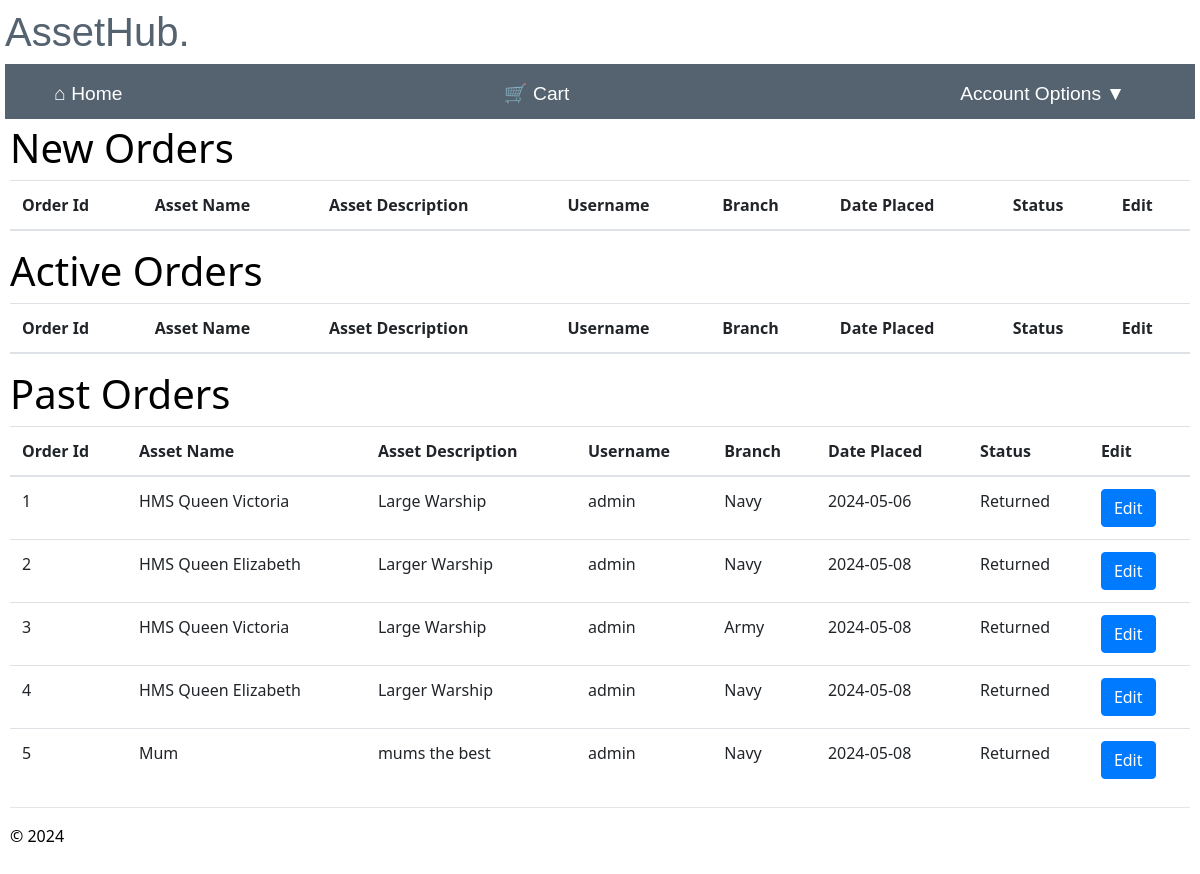
Before: /maintain_orders/ (signed in) with the older database file.
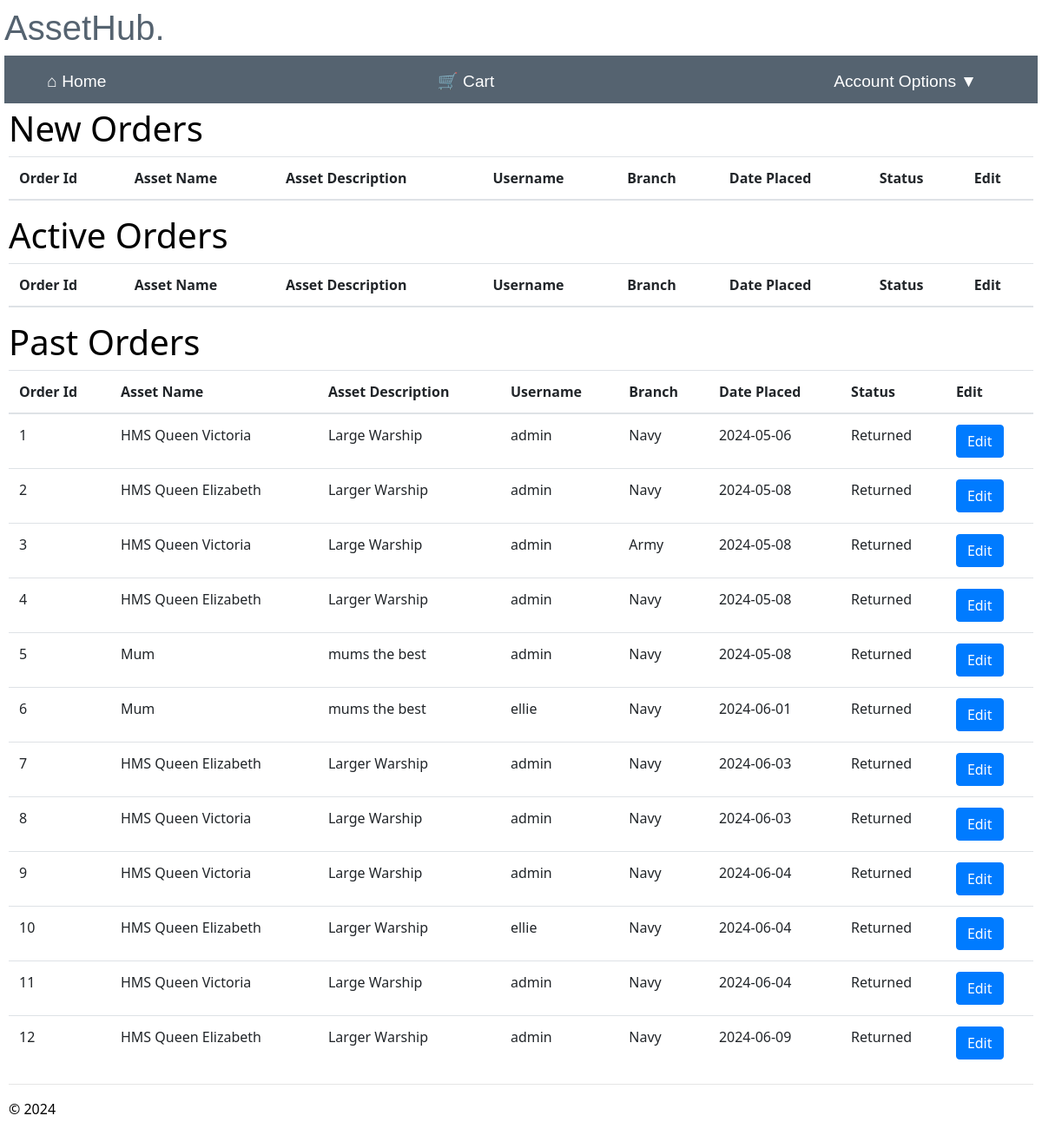
After: the same page with the newer database file.
### app/models/models.py (models this page shows)
class Order(db.Model):
    __tablename__ = 'order'
    order_id = db.Column(db.Integer, primary_key=True, nullable=False)
    username = db.Column(db.Integer, db.ForeignKey('user.username'), nullable=False)#needs to be string
    asset_id = db.Column(db.String(100), db.ForeignKey('assets.asset_id'), nullable=False)
    branch_id = db.Column(db.Integer, db.ForeignKey('branch.branch_id'), nullable=False)
    check_out_date = db.Column(db.Date,nullable=False)
    return_date = db.Column(db.Date,nullable=True)
    status = db.Column(db.String(20),nullable= False, default='New Order')
    user = relationship('User', backref='order')
    asset = relationship('Assets', backref='order')
    branch = relationship('Branch', backref='order')

class Assets(db.Model):
    __tablename__ = 'assets'
    asset_id = db.Column(db.Integer, primary_key=True, nullable=False)
    asset_name = db.Column(db.String(100), nullable=True)#change to not null
    asset_description = db.Column(db.String(225), nullable=True)
    keyword = db.Column(db.String(50), nullable=False)
    available = db.Column(db.String(50), nullable=False, default='Y')

class Branch(db.Model):
    __tablename__ = 'branch'
    branch_id = db.Column(db.Integer, primary_key=True, nullable=False)
    branch_name = db.Column(db.String(50), nullable=False)
    address_line1 = db.Column(db.String(225), nullable=False)
    address_line2 = db.Column(db.String(225), nullable=True)
    postcode = db.Column(db.String(8), nullable=False)

### app/manager/routes.py (the view)
@bp.route("/maintain_orders/", methods=['GET'])
@login_required
@check_is_manager
def maintain_orders():
    try:
        new_order = Order.query.filter(Order.status == 'Order Placed').all()
        active_order = Order.query.filter(Order.status.in_(['Order Shipped', 'Order Delivered'])).all()
        past_order = Order.query.filter(Order.status == 'Returned').all()
        current_app.logger.info('Username: %s accessed maintain orders', current_user.username)
        orders = new_order + active_order + past_order
        asset_names, asset_description, branch_names = get_asset_details(orders)
    except Exception as e:
        flash(f"An error occurred retrieving orders.")
        current_app.logger.warning('Username: %s had a problem accessing maintain orders', current_user.username)
        new_order = []
        active_order = []
        past_order = []
        asset_names = {}
        asset_description = {}
        branch_names = {}
        return redirect(url_for("main.home"))
    return render_template("maintain_orders.html", new_order=new_order, active_order=active_order,past_order=past_order,
                           asset_names=asset_names, asset_description=asset_description,branch_names=branch_names)

### app/manager/routes.py (called while the page is built)
def check_is_manager(func):
    @wraps(func)
    def decorated_function(*args, **kwargs):
        if current_user.role == 'admin'or current_user.role == 'manager':
            return func(*args, **kwargs)
        else:
            current_app.logger.critical('Username: %s accessed attempted to access %s', current_user.username,func.__name__)
            flash("You are not authorised to access this page")
            return redirect(url_for("main.home"))
    return decorated_function

def get_asset_details(item_deatils):
    asset_names = {}
    asset_description = {}
    branch_names = {}
    for item in item_deatils:
        asset = Assets.query.filter_by(asset_id=item.asset_id).first()
        branch = Branch.query.filter_by(branch_id=item.branch_id).first()
        if asset:
            asset_names[item.asset_id] = asset.asset_name
            asset_description[item.asset_id] = asset.asset_description
        if branch:
            branch_names[item.branch_id] = branch.branch_name
    return asset_names, asset_description, branch_names

### app/user/routes.py (called while the page is built)
@bp.before_app_request
def make_session_permanent():
    session.permanent = True
    current_app.permanent_session_lifetime = timedelta(seconds=60)

### app/manager/templates/maintain_orders.html (shortened to what this page needs)
{% extends "layout.html" %}
{% block content %}
<h1>New Orders</h1>
<table class="table table-hover">
    <thead class="new tables">
        <th>Order Id</th>
        <th>Asset Name</th>
        <th>Asset Description</th>
        <th>Username</th>
        <th>Branch</th>
        <th>Date Placed</th>
        <th>Status</th>
        <th>Edit</th>
    </thead>
</table>
<h1>Active Orders</h1>
<table class="table table-hover">
    <thead class="active tables">
        <th>Order Id</th>
        <th>Asset Name</th>
        <th>Asset Description</th>
        <th>Username</th>
        <th>Branch</th>
        <th>Date Placed</th>
        <th>Status</th>
        <th>Edit</th>
    </thead>
</table>
<h1>Past Orders</h1>
<table class="table table-hover">
    <thead class="past tables">
        <th>Order Id</th>
        <th>Asset Name</th>
        <th>Asset Description</th>
        <th>Username</th>
        <th>Branch</th>
        <th>Date Placed</th>
        <th>Status</th>
        <th>Edit</th>
    </thead>
    <tbody>
        {% for past_order in past_order %}
        <tr>
            <td>{{ past_order.order_id }}</td>
            <td>{{ asset_names[past_order.asset_id] }}</td>
            <td>{{ asset_description[past_order.asset_id] }}</td>
            <td>{{ past_order.username }}</td>
            <td>{{ branch_names[past_order.branch_id] }}</td>
            <td>{{ past_order.check_out_date }}</td>
            <td>{{ past_order.status }}</td>
            <td><a href='{{ url_for("manager.edit_order", order_id=past_order.order_id) }}' class='btn btn-primary'>Edit</a></td>
        </tr>
        {% endfor %}
    </tbody>
</table>
{% endblock %}

### app/main/templates/layout.html (shortened to what this page needs)
<!DOCTYPE html>
<html>
    <head>
        <link rel="stylesheet" href="https://stackpath.bootstrapcdn.com/bootstrap/4.5.2/css/bootstrap.min.css">
        <link rel="stylesheet" type="text/css" href="{{ url_for('static', filename='site.css')}}" />
    </head>
    <body>
        <div class="heading">
            <h1>AssetHub.</h1>  </div>
        <div class="navbar">
            <a  href="{{ url_for('main.home') }}" class="navbar-item">&nbsp;&#8962; Home</a>
            <a  href="{{ url_for('main.view_cart') }}" class="navbar-item">&nbsp;&#128722; Cart &ensp;
                {% set cart_count = cart_count if cart_count is defined else 0 %}
            </a>
            <div class="dropdown">
                <a class="navbar-item dropdown-arrow" >Account Options</a>
            </div>
        </div>
        <div class="body-content">
            {% block content %}
            {% endblock %}
            <hr/>
            <footer>
                <p>&copy; 2024</p>
            </footer>
        </div>
    </body>
</html>

### app/static/site.css (style rules this page uses)
.body-content { padding: 5px; font-family:'Segoe UI', Tahoma, Geneva, Verdana, sans-serif; color: rgb(0, 0, 0); }
.heading { display:block; flex-direction: column; justify-content: center; align-items: center; color: rgb(85, 99, 112); font-family:Arial, Helvetica, sans-serif }
.navbar { background-color: rgb(85, 99, 112); font-size: 1.2em; font-family: 'Trebuchet MS', 'Lucida Sans Unicode', 'Lucida Grande', 'Lucida Sans', Arial, sans-serif; color: white; padding: 8px 30px 2px 4px; }
.navbar-item { padding: 8px 20px; margin: 0 20px; text-decoration: none; color: white; cursor: pointer; }
.dropdown-arrow::after { content: '\25BC'; margin-left: 5px; }

### app/main/templates/layout.html (style rules this page uses)
body { padding: 8px 5px 8px 5px; }

Changed rows visible on the page:
added Order: order_id "6", {{ asset_names[past_order.asset_id] }} "Mum", {{ asset_description[past_order.asset_id] }} "mums the best", username "ellie", {{ branch_names[past_order.branch_id] }} "Navy", check_out_date "2024-06-01", status "Returned"
added Order: order_id "7", {{ asset_names[past_order.asset_id] }} "HMS Queen Elizabeth", {{ asset_description[past_order.asset_id] }} "Larger Warship", username "admin", {{ branch_names[past_order.branch_id] }} "Navy", check_out_date "2024-06-03", status "Returned"
added Order: order_id "8", {{ asset_names[past_order.asset_id] }} "HMS Queen Victoria", {{ asset_description[past_order.asset_id] }} "Large Warship", username "admin", {{ branch_names[past_order.branch_id] }} "Navy", check_out_date "2024-06-03", status "Returned"
added Order: order_id "9", {{ asset_names[past_order.asset_id] }} "HMS Queen Victoria", {{ asset_description[past_order.asset_id] }} "Large Warship", username "admin", {{ branch_names[past_order.branch_id] }} "Navy", check_out_date "2024-06-04", status "Returned"
added Order: order_id "10", {{ asset_names[past_order.asset_id] }} "HMS Queen Elizabeth", {{ asset_description[past_order.asset_id] }} "Larger Warship", username "ellie", {{ branch_names[past_order.branch_id] }} "Navy", check_out_date "2024-06-04", status "Returned"
added Order: order_id "11", {{ asset_names[past_order.asset_id] }} "HMS Queen Victoria", {{ asset_description[past_order.asset_id] }} "Large Warship", username "admin", {{ branch_names[past_order.branch_id] }} "Navy", check_out_date "2024-06-04", status "Returned"
added Order: order_id "12", {{ asset_names[past_order.asset_id] }} "HMS Queen Elizabeth", {{ asset_description[past_order.asset_id] }} "Larger Warship", username "admin", {{ branch_names[past_order.branch_id] }} "Navy", check_out_date "2024-06-09", status "Returned"
